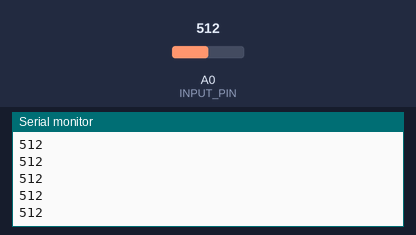
A sketch run on a simulated Arduino Uno, built with avr-gcc and run on an emulated ATmega328P. On the bench: the last lines printed to the serial monitor. Inputs (shaded band) come from the test bench; at power-on: A0 (INPUT_PIN) = 512.

Above: at 3.2 s.
3.3 s: A0 (INPUT_PIN) set to 716
At 3.9 s:
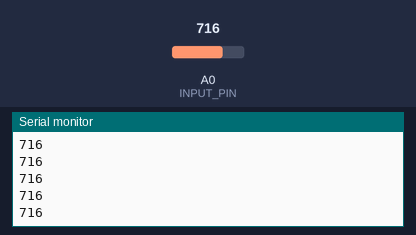
4.8 s: A0 (INPUT_PIN) set to 900
At 5.5 s:
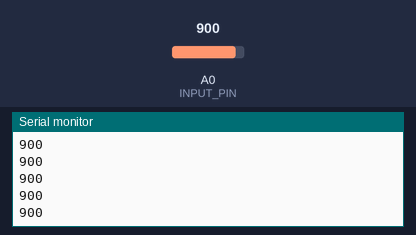
Timing chart, 0 to 7.8 s (numbered marks = the images above; inputs shaded):
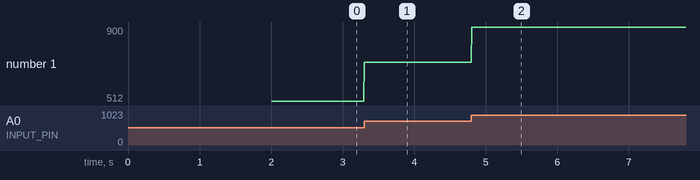

Measured:
- after the input at 3.3 s, the serial monitor: prints a new line at once (image 1)
- after the input at 4.8 s, the serial monitor: prints a new line at once (image 2)
- plotted number 1: 512 → 716 after the input at 3.3 s, 716 → 900 after the input at 4.8 s

The sketch:

electrode_test.ino
```cpp
// Simple Electrode Test
// This will show you if your sensor is connected and working

#define INPUT_PIN A0
#define BAUD_RATE 115200

void setup() {
  Serial.begin(BAUD_RATE);
  pinMode(INPUT_PIN, INPUT);

  Serial.println("=== Electrode Connection Test ===");
  Serial.println("Open Serial Plotter (Tools -> Serial Plotter)");
  Serial.println("You should see values between 0-1023");
  Serial.println("If flat at 0 or 1023, check your connections!");
  delay(2000);
}

void loop() {
  // Read raw analog value (0-1023)
  int rawValue = analogRead(INPUT_PIN);

  // Print it (Serial Plotter will graph this)
  Serial.println(rawValue);

  // Small delay for readability
  delay(10);
}
```
